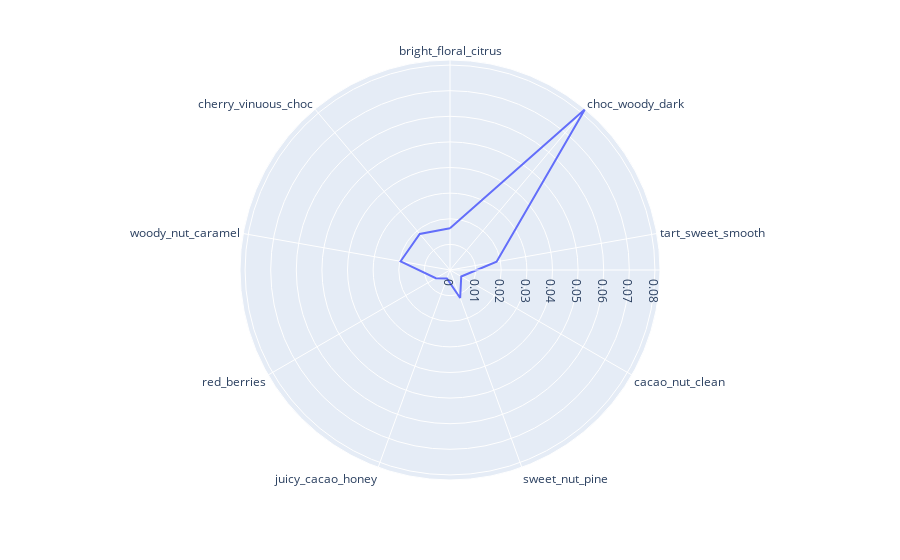

This figure's notebook cell:
### Code cell
topic_features = ['bright_floral_citrus', 'choc_woody_dark', 'tart_sweet_smooth','cacao_nut_clean', 'sweet_nut_pine', 'juicy_cacao_honey', 'red_berries','woody_nut_caramel', 'cherry_vinuous_choc']
topics = ['Bright, Floral, Citrus', 'Chocolate, Dark, Woody', 'Tart, Sweet, Smooth','Cacao, Nutty, Clean', 'Sweet, Nut, Pine', 'Juicy, Honey, Cacao', 'Red Berries','Nutty, Caramel, Woody', 'Cherry, Vinuous, Chocolate']

list(tableau[tableau.group == 1][topic_features].mean())
spider = pd.DataFrame(dict(
    r=list(tableau[tableau.group == 1][topic_features].mean()),
    theta=topic_features))
fig = px.line_polar(spider, r='r', theta='theta', line_close=True)
fig.show()

### Figure 1 — Plotly figure (JSON) as saved in the notebook; plotly's stock layout.template omitted (floating-point values rounded to 4 significant figures)
{"data": [{"hovertemplate": "r=%{r}<br>theta=%{theta}<extra></extra>", "legendgroup": "", "line": {"color": "#636efa", "dash": "solid"}, "mode": "lines", "name": "", "r": [0.01634, 0.08198, 0.01847, 0.005063, 0.01161, 0.003538, 0.006375, 0.01959, 0.01838, 0.01634], "showlegend": false, "subplot": "polar", "theta": ["bright_floral_citrus", "choc_woody_dark", "tart_sweet_smooth", "cacao_nut_clean", "sweet_nut_pine", "juicy_cacao_honey", "red_berries", "woody_nut_caramel", "cherry_vinuous_choc", "bright_floral_citrus"], "type": "scatterpolar"}], "layout": {"legend": {"tracegroupgap": 0}, "margin": {"t": 60}, "polar": {"angularaxis": {"direction": "clockwise", "rotation": 90}, "domain": {"x": [0, 1], "y": [0, 1]}}}}
